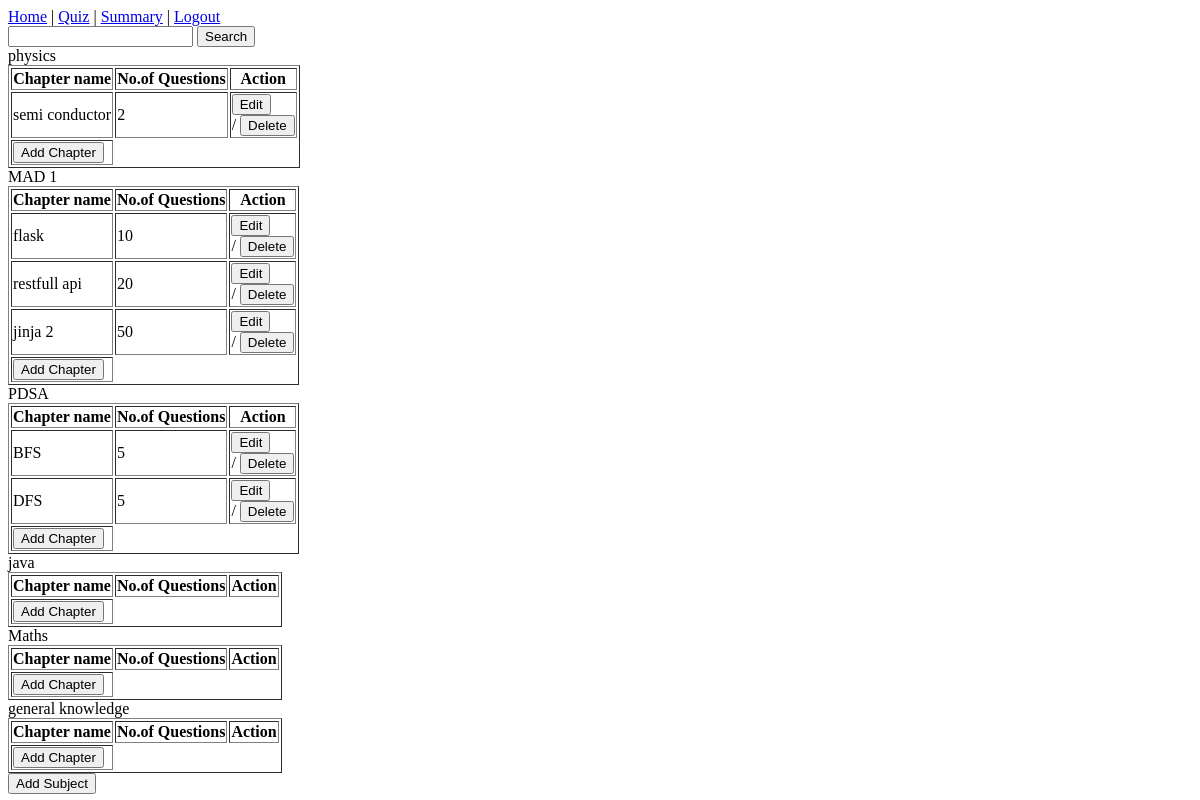
Before: /admin_dashboard with the older database file.
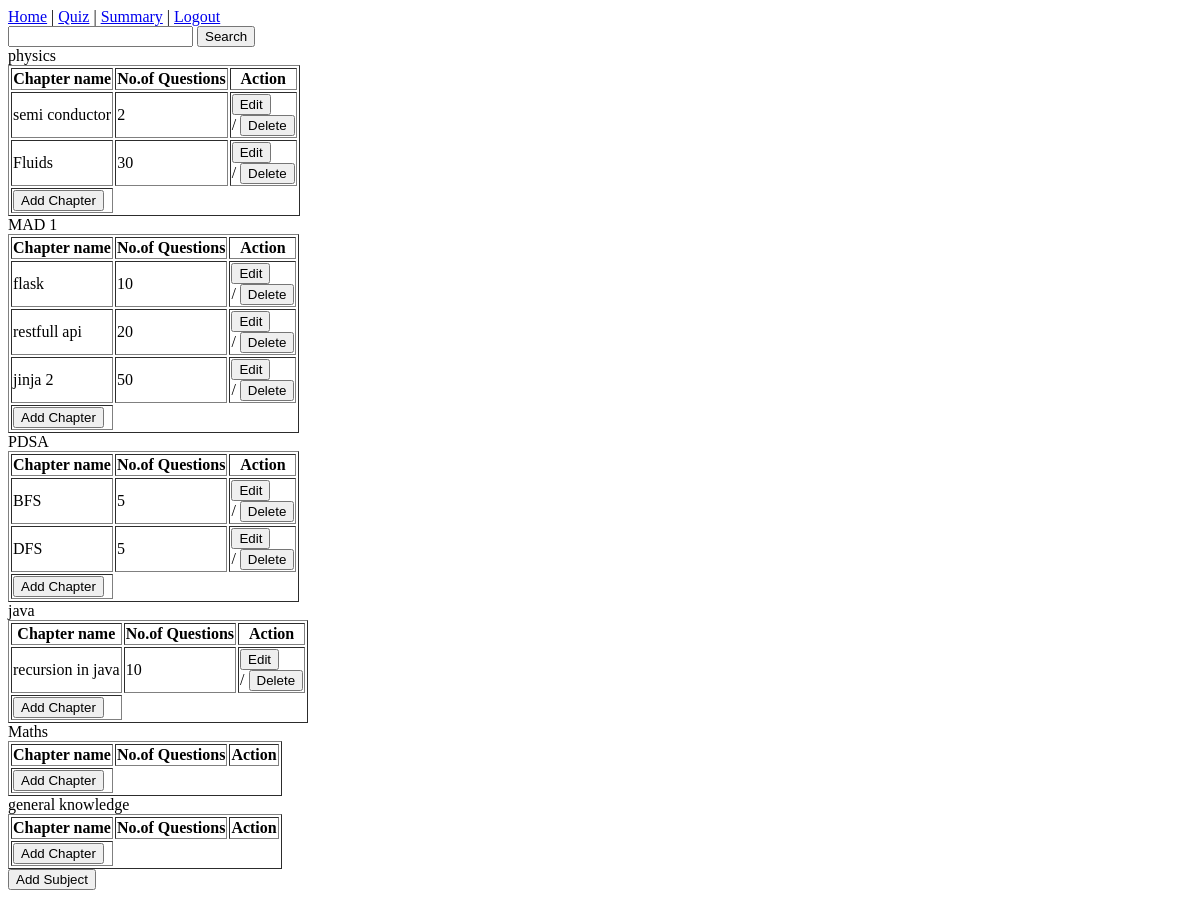
After: the same page with the newer database file.
### models.py (models this page shows)
class Subject(db.Model):
    id = db.Column(db.Integer, primary_key = True)
    name = db.Column(db.String(100), nullable=False)
    description = db.Column(db.String(100),  nullable = True)
    chapters = db.relationship('Chapter', backref='subject', lazy=True)

class Chapter(db.Model):
    id = db.Column(db.Integer, primary_key = True)
    name = db.Column(db.String(100), nullable=False)
    description = db.Column(db.String(100),  nullable = True)
    no_of_question = db.Column(db.String)
    subject_id = db.Column(db.Integer, db.ForeignKey('subject.id'), nullable = False)
    quizzes = db.relationship('Quiz', backref='chapter', lazy=True)

### app.py (the view)
@app.route("/admin_dashboard", methods = ['GET', 'POST'])
def admin_dashboard():
    subjects = Subject.query.all()
    chapters = Chapter.query.all()
    return render_template("admin_dashboard.html", subjects = subjects, chapters = chapters )

### templates/admin_dashboard.html (shortened to what this page needs)
<!DOCTYPE html>
<html lang="en">
<head>
</head>
<body>
    <div id = "nav_bar">
        <a href="{{ url_for('home') }}">Home</a>  |
        <a href="{{ url_for('quiz_management') }}">Quiz</a>  |
        <a href="{{ url_for('admin_summary') }}">Summary</a>     |
        <a href="{{ url_for('login') }}">Logout</a>
        <form action="/">
            <input type="text" name="search_key" >
            <button>Search</button>
        </form>
    </div>
    <div id = "content">
        {% for s in subjects %}
           <table border = "1px">
            <tr>
                <th>Chapter name</th>
                <th>No.of Questions</th>
                <th>Action</th>
            </tr>
            {% for c in s.chapters %}
                <tr>
                    <td>{{ c.name }}</td>
                    <td>{{ c.no_of_question }}</td>
                    <td>
                        <div id = "/edit_chapter">
                            <a href="/edit_chapter?id={{c.id}}"><button>Edit</button></a>
                        </div>
                        /
                        <a href="/delete_chapter?id={{c.id}}"><button>Delete</button></a>
                    </td>
                </tr>
            {% endfor %}
                <div id = "/add_chapter">
                <td><a href="{{ url_for('add_chapter') }}">
                <button>Add Chapter</button></a></td>
                </div>
           </table>
        {% endfor %}
    </div>
    <div id = "/add_subject">
        <a href="{{ url_for('add_subject') }}">
            <button>Add Subject</button>
        </a>
    </div>
</body>
</html>

Changed rows visible on the page:
added Chapter: name "Fluids", no_of_question "30", shown under Subject (number 1 of 6 on the later page)
added Chapter: name "recursion in java", no_of_question "10", shown under Subject (number 4 of 6 on the later page)
